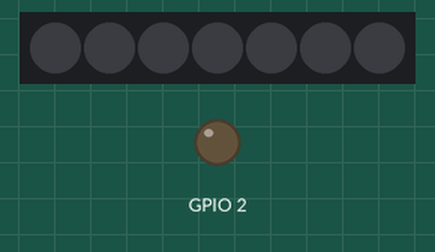
A sketch run on a simulated ESP8266 (NodeMCU). Shown: 7 RGB LEDs in strip order, left to right, output pins drawn as LEDs (lit = HIGH). WiFi joins after 1.5 s; servers stay silent unless stated; what the sketch prints to the serial monitor is not drawn.

Above: at 0.1 s.
At 2.6 s:
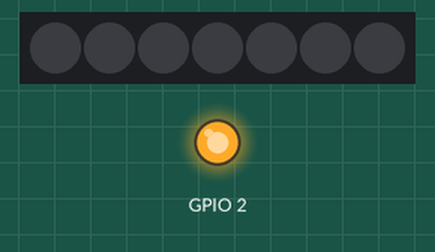
Timing chart, 0 to 4.1 s (numbered marks = the images above):
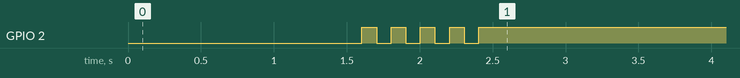

The sketch:

UDPreceiver.ino
```cpp
#include <ESP8266WiFi.h>
#include <WiFiUdp.h>
#include <Adafruit_NeoPixel.h>

// Set WiFi credentials
#define WIFI_SSID "MegaWiFi_2"
#define WIFI_PASS "mega1234"
#define UDP_PORT 4210
#define PIN        5
#define NUMPIXELS  7

Adafruit_NeoPixel pixels(NUMPIXELS, PIN, NEO_GRB + NEO_KHZ800);

// UDP
WiFiUDP UDP;
char packet[255];
char reply[] = "Packet received!";
int hue=32768;
int saturation=255;
int value=255;

void setup() {
  // Setup serial port
  pinMode(2,OUTPUT);
  Serial.begin(115200);

  // Begin WiFi
  WiFi.begin(WIFI_SSID, WIFI_PASS);

  // Connecting to WiFi...
  Serial.print("Connecting to ");
  Serial.print(WIFI_SSID);
  // Loop continuously while WiFi is not connected
  while (WiFi.status() != WL_CONNECTED)
  {
    delay(100);
    Serial.print(".");
  }

  // Connected to WiFi
  Serial.println();
  Serial.print("Connected! IP address: ");
  Serial.println(WiFi.localIP());
  for(int i=0;i<5;i++){
    digitalWrite(2,LOW);
    delay(100);
    digitalWrite(2,HIGH);
    delay(100);
  }

  // Begin listening to UDP port
  UDP.begin(UDP_PORT);
  Serial.print("Listening on UDP port ");
  Serial.println(UDP_PORT);
  pixels.begin();


}

void loop() {

  // If packet received...
  int packetSize = UDP.parsePacket();
  if (packetSize) {
    Serial.print("Received packet! Size: ");
    Serial.println(packetSize);
    int len = UDP.read(packet, 255);
    if (len > 0)
    {
      packet[len] = '\0';
    }
    Serial.print("Packet received: ");
    Serial.println(packet);

    if(packetSize==3){
      hue=(int)packet[0] * 300;
      saturation=(int)packet[1];
      value=(int)packet[2];

      Serial.print("hue: ");
      Serial.println(hue);
      pixels.fill(pixels.ColorHSV(hue, saturation, value));
      pixels.show();
    }

    if(packetSize == 2){
      pixels.fill(pixels.Color(250, 250, 250));
      pixels.show();
    }

    if(packetSize == 1){
      pixels.fill(pixels.Color(0, 0, 0));
      pixels.show();
    }

  }


}
```
